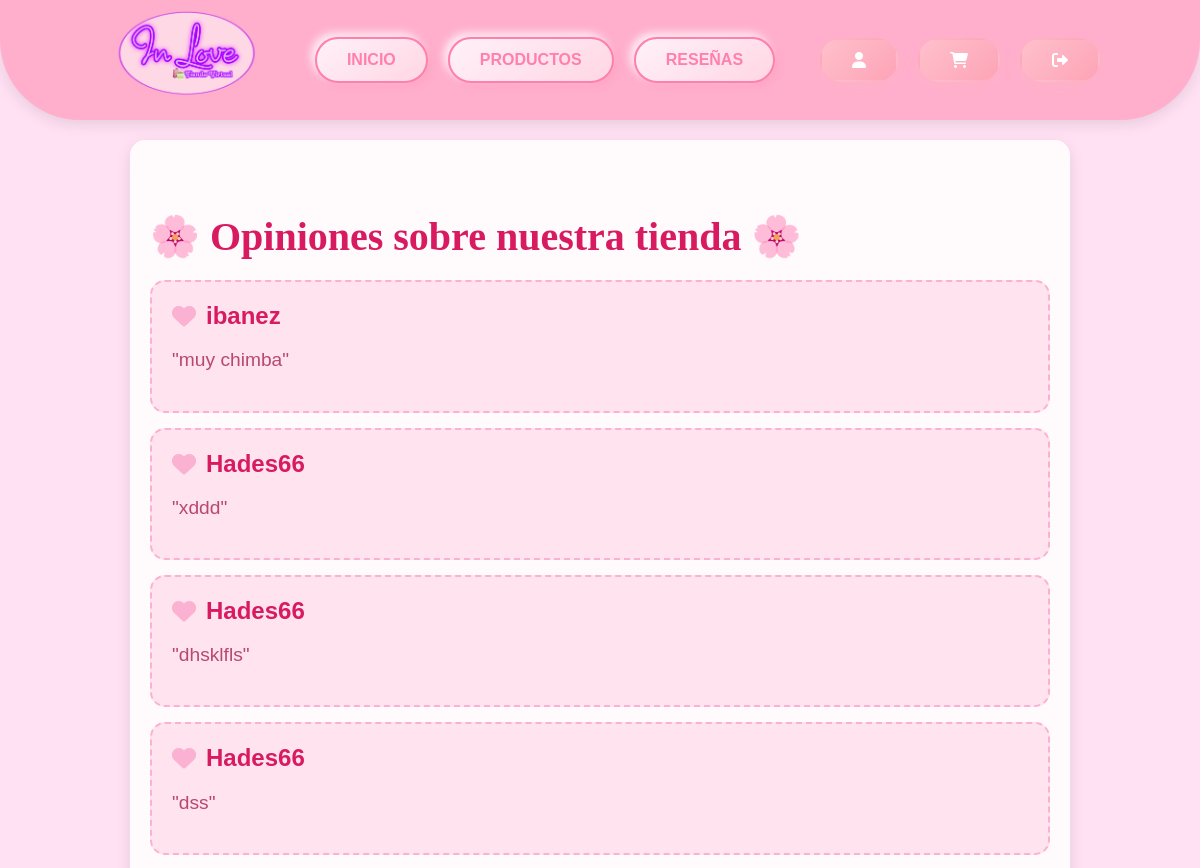
The app's page /reseña2/ (upper part), older data.
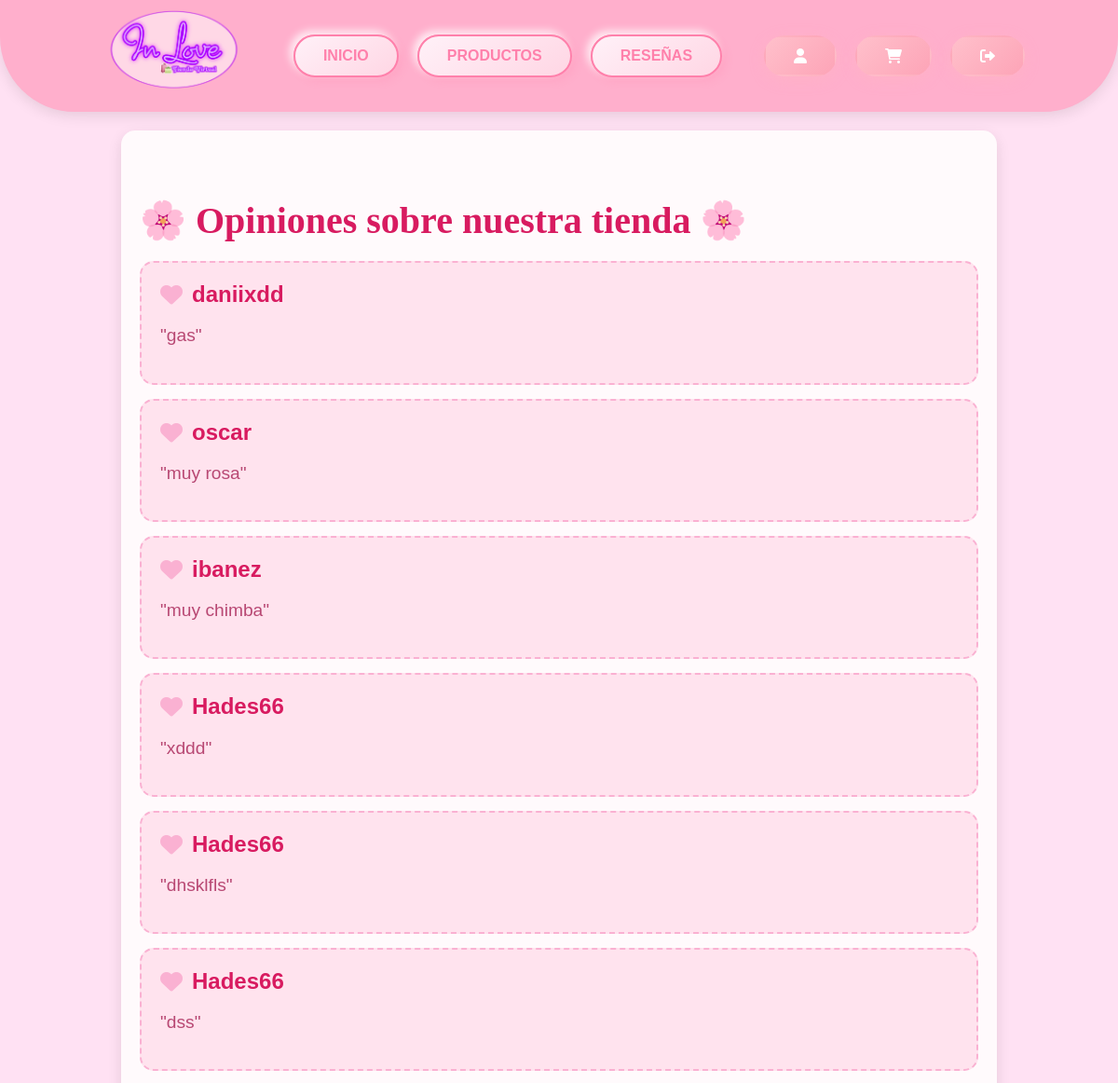
The same page, newer data.
### love/models.py (models this page shows, shortened)
class Reseña2(models.Model):
    usuario = models.ForeignKey(User, on_delete=models.CASCADE, default=1)
    nombre = models.CharField(max_length=100)
    reseña = models.TextField()
    fecha = models.DateTimeField(auto_now_add=True)

### love/views.py (called while the page is built)
def reseña2(request):
    if request.method == 'POST':
        form = ReseñaForm(request.POST)
        if form.is_valid():
            reseña = form.save(commit=False)  # No guardamos aún
            reseña.usuario = request.user  # Asignamos el usuario que está logueado
            reseña.nombre = request.user.username  # Usamos el nombre del usuario automáticamente
            reseña.save()  # Guardamos la reseña
            return redirect('reseña2')  # Redirigimos para que no se repita el envío
    else:
        form = ReseñaForm()
    todas_reseñas = Reseña2.objects.all().order_by('-fecha')
    return render(request, 'tienda/reseña2.html', {
        'form': form,
        'reseñas': todas_reseñas,
    })

### love/templates/tienda/reseña2.html (shortened to what this page needs)
<!DOCTYPE html>
<html lang="es">
  <head>
    {% load static %}
    <link rel="stylesheet" href="/love/static/productos/css/style.css" />
    <link
      rel="stylesheet"
      href="https://cdnjs.cloudflare.com/ajax/libs/font-awesome/6.0.0-beta3/css/all.min.css"
    />
  </head>
  <body>
    <header>
        <div class="logo">
            <img src="/love/static/productos/images/inloveimag.png" alt="MakeUp Store Logo">
        </div>
        <nav>
            <a href="{% url 'index' %}">INICIO</a>
            <a href="{% url 'articulos2' %}">PRODUCTOS</a>
            <a href="{% url 'reseña2' %}">RESEÑAS</a>
        </nav>
        <div class="contact-info">
            <a href="{% url 'profile' %}" class="contact-button">
                <i class="fas fa-user"></i>
            </a>
            <a href="{% url 'carrito' %}" class="contact-button">
                <i class="fas fa-shopping-cart"></i>
            </a>
            <a href="#" class="contact-button" onclick="confirmExit()">
                <i class="fas fa-sign-out-alt"></i>
            </a>
        </div>
    </header>
<main>
  <div class="reseñas-section">
      <h2>🌸 Opiniones sobre nuestra tienda 🌸</h2>
      <div class="reseñas-list">
          {% for reseña in reseñas %}
              <div class="reseña">
                  <h3><i class="fas fa-heart"></i> {{ reseña.nombre }}</h3>
                  <p>"{{ reseña.reseña }}"</p>
              </div>
          {% endfor %}
      </div>
  </div>
</main>
  </body>
</html>

Row changes from the older to the newer data that the page shows:
added Reseña2: nombre "daniixdd", reseña "gas"
added Reseña2: nombre "oscar", reseña "muy rosa"
